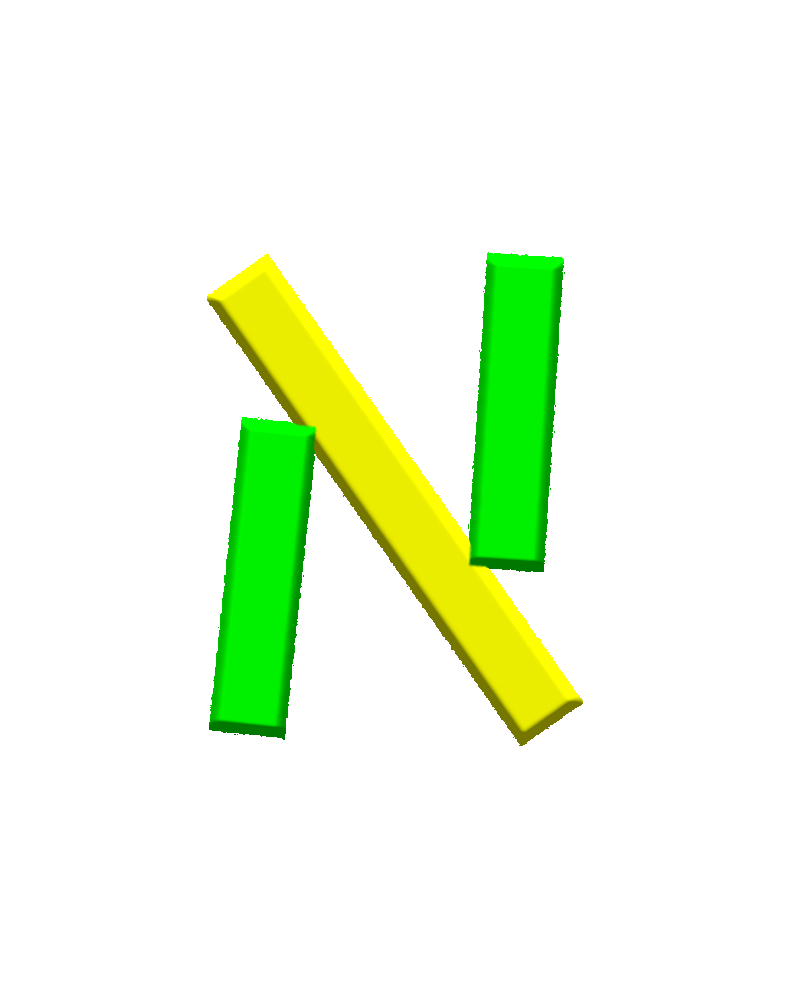
#> input picture frontend/src/assets/media/Alef.png, 795 x 1000 px
$ python -i image_processor.py   (imports and definitions only)
#> lines starting #> are read from the running program, lines starting #| are printed output that depends on the picture
import numpy as np
import cv2
from PIL import Image
import io
import base64


class ImageProcessor:
    def __ensure_png_format(self, image_b64: str) -> np.ndarray:
        """Ensure the image is in PNG format and convert if necessary."""
        # Decode the base64 string into bytes
        image_data = base64.b64decode(image_b64)

        try:
            # Load the image into a PIL Image object
            img = Image.open(io.BytesIO(image_data))
            print(f"Image format: {img.format}")  # Debugging: log image format

            if img.format != "PNG":
                # Convert to PNG if not already
                print("Converting image to PNG format...")
                output = io.BytesIO()  # Avoid using 'with' to keep the file open
                img.save(output, format="PNG")
                output.seek(0)  # Reset the pointer to the beginning of the file
                img = Image.open(output)  # Reopen the converted image
                print("Image converted to PNG.")  # Debugging

            # Convert to an OpenCV-compatible format (numpy array)
            img_np = np.array(img)
            print(f"Image shape: {img_np.shape}")  # Debugging: log image shape

            if img_np.shape[-1] == 4:  # If PNG has an alpha channel, remove it
                img_np = cv2.cvtColor(img_np, cv2.COLOR_RGBA2RGB)

            return cv2.cvtColor(img_np, cv2.COLOR_RGB2BGR)
        except Exception as e:
            print(f"Error during image loading and conversion: {e}")
            raise  # Re-raise the exception for further handling

    def process_image(self, image_b64: str) -> str:
        """Process the image from a base64 string and return edge-detected output."""
        try:
            # Ensure the input image is in PNG format
            mat = self.__ensure_png_format(image_b64)
            print("Image loaded and converted successfully.")  # Debugging

            # Step 1: Resize the image for consistent processing
            resized = cv2.resize(mat, (640, 480))

            # Step 2: Convert to grayscale
            gray = cv2.cvtColor(resized, cv2.COLOR_BGR2GRAY)

            # Step 3: Perform Fourier Transform to get frequency domain
            dft = cv2.dft(np.float32(gray), flags=cv2.DFT_COMPLEX_OUTPUT)
            dft_shift = np.fft.fftshift(dft)

            # Step 4: Create a circular low-pass filter mask
            rows, cols = gray.shape
            crow, ccol = rows // 2, cols // 2  # Center of the frequency domain
            radius = 100  # Radius for the low-pass filter
            mask = np.zeros((rows, cols, 2), np.uint8)
            cv2.circle(mask, (ccol, crow), radius, (1, 1), thickness=-1)

            # Step 5: Apply the mask and inverse DFT
            fshift = dft_shift * mask
            f_ishift = np.fft.ifftshift(fshift)
            img_back = cv2.idft(f_ishift)
            img_back = cv2.magnitude(img_back[:, :, 0], img_back[:, :, 1])

            # Step 6: Normalize the result to the range [0, 255]
            img_back = cv2.normalize(img_back, None, 0, 255, cv2.NORM_MINMAX)
            img_back = np.uint8(img_back)

            # Step 7: Apply Gaussian blur to the frequency-filtered image (optional)
            blurred = cv2.GaussianBlur(img_back, (5, 5), 0)

            # Step 8: Edge Detection using Canny
            edges = cv2.Canny(blurred, 50, 150)

            # Step 9: Turn to b64 string
            _, buffer = cv2.imencode(".png", edges)
            b64 = base64.b64encode(buffer).decode("utf-8")

            return b64
        except Exception as e:
            print(f"Error processing image: {e}")
            raise  # Re-raise the exception for further handling

>>> import cv2
>>> picture = cv2.imread('../../frontend/src/assets/media/Alef.png', cv2.IMREAD_GRAYSCALE)
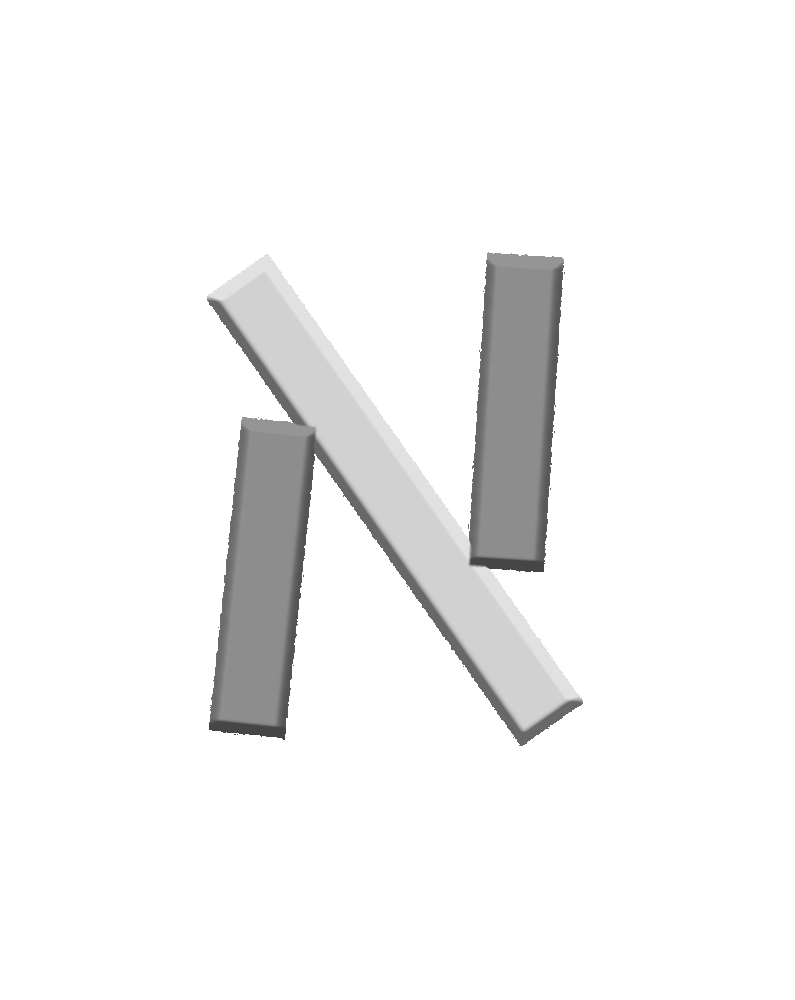
#> picture: shape (1000, 795); min 70, max 255, mean 244.4
#> (the run stopped early here; a loop or call above may not have finished)

$ run again, on frontend/src/assets/media/Ayin.png
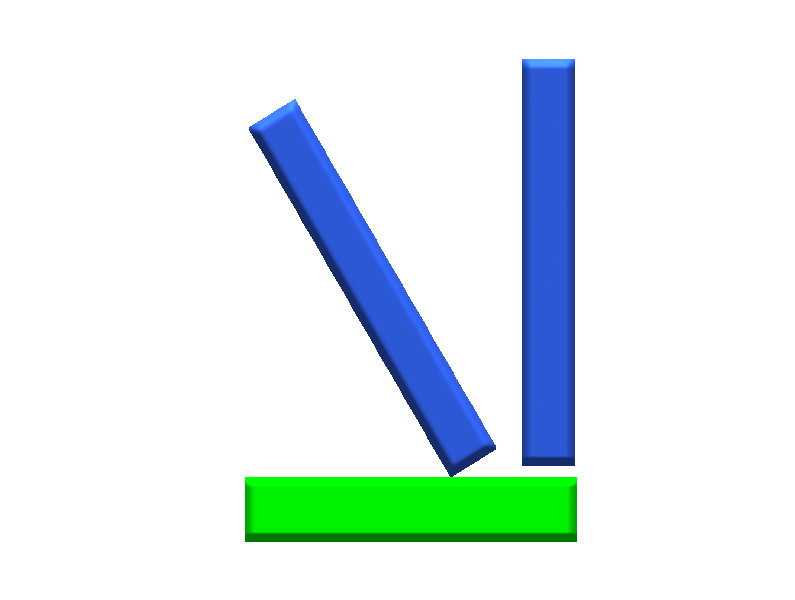
#> input picture frontend/src/assets/media/Ayin.png, 795 x 600 px
#> `picture = cv2.imread('../../frontend/src/assets/media/Alef.png', cv2.I..`:
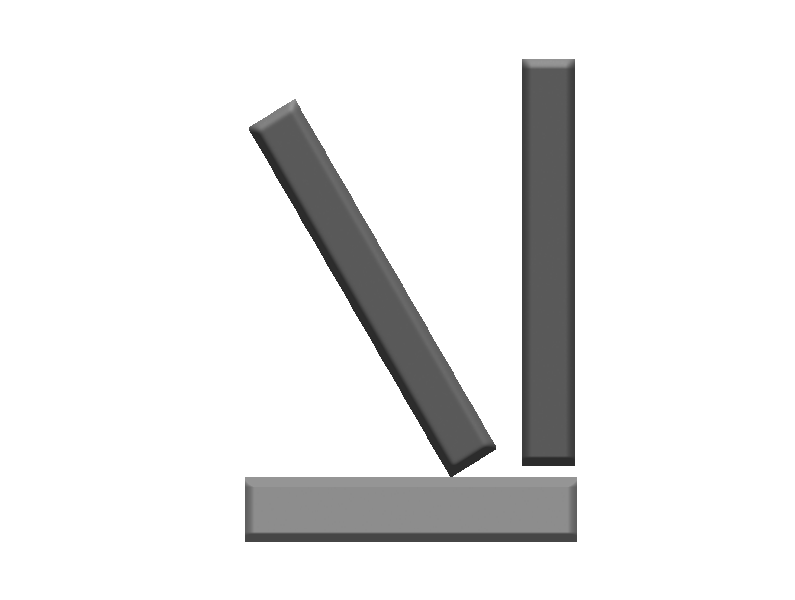
#> picture: shape (600, 795); min 44, max 255, mean 233.6

$ run again, on frontend/src/assets/media/Bet.png
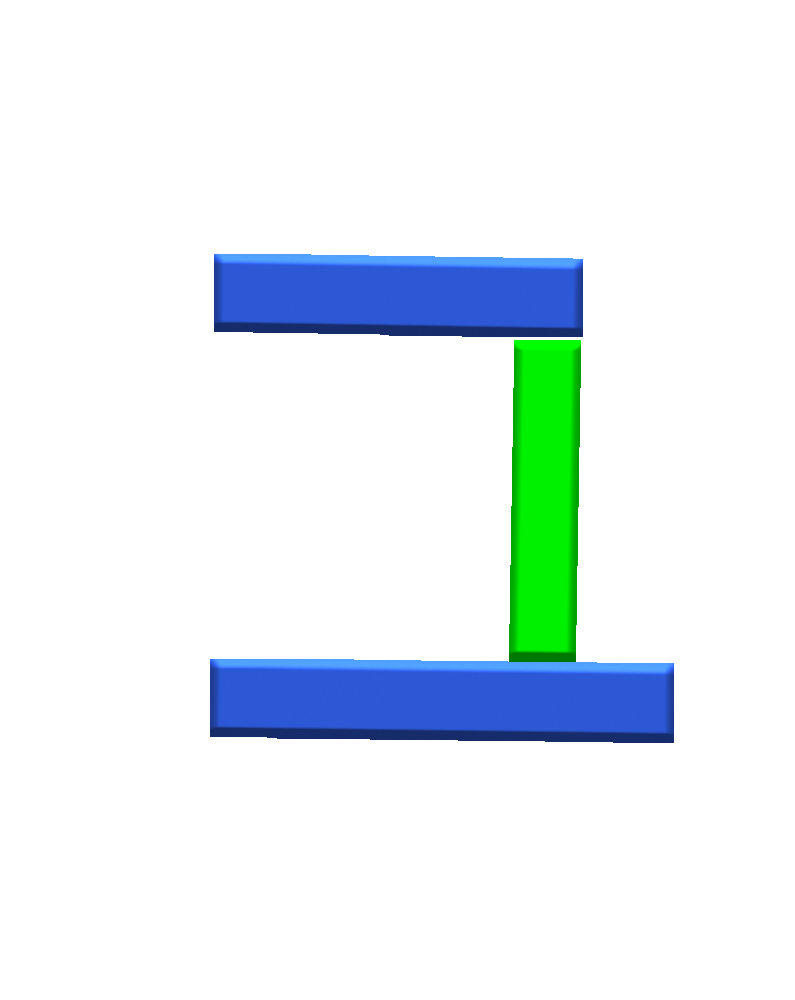
#> input picture frontend/src/assets/media/Bet.png, 795 x 1000 px
#> `picture = cv2.imread('../../frontend/src/assets/media/Alef.png', cv2.I..`:
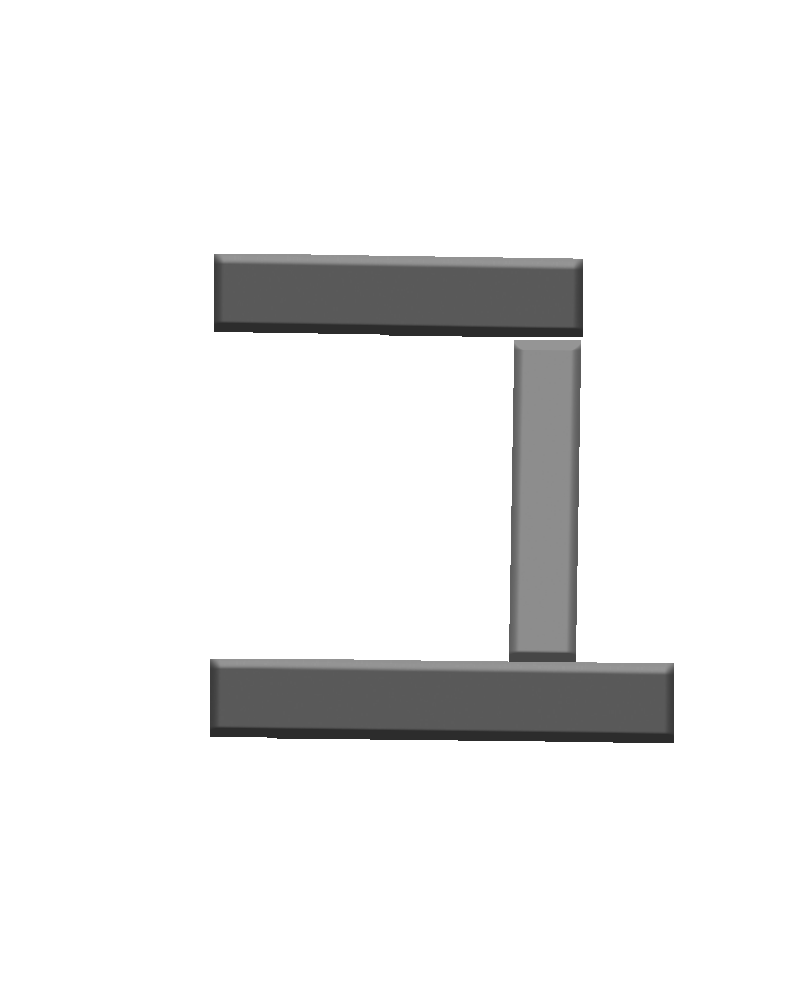
#> picture: shape (1000, 795); min 44, max 255, mean 237.9

$ run again, on frontend/src/assets/media/Dalet.png
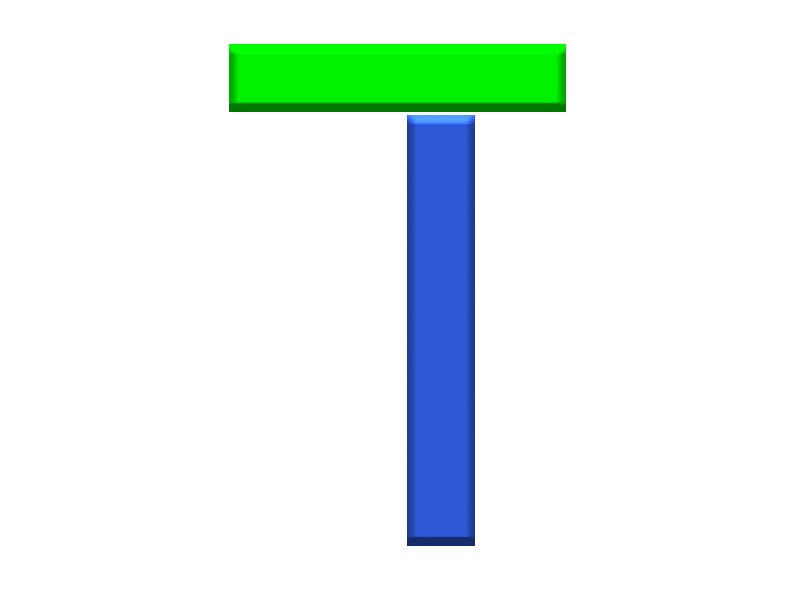
#> input picture frontend/src/assets/media/Dalet.png, 795 x 600 px
#> `picture = cv2.imread('../../frontend/src/assets/media/Alef.png', cv2.I..`:
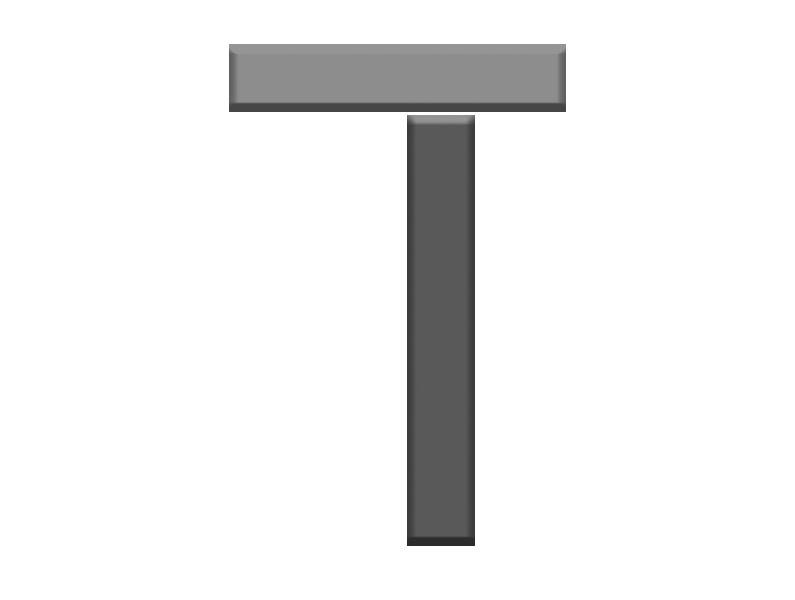
#> picture: shape (600, 795); min 44, max 255, mean 238.6
